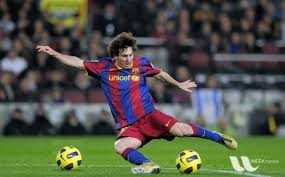
#> input picture OpenCV/messi.jpg, 285 x 177 px
$ python edgeDetection.py   (older library calls are emulated)
#> lines starting #> are read from the running program, lines starting #| are printed output that depends on the picture
import cv2
import numpy as np

img = cv2.imread('messi.jpg')
#> img is the input picture: shape (177, 285, 3); mean B, G, R 72.5, 85.7, 82.4

laplacian = cv2.Laplacian(img, cv2.CV_64F)
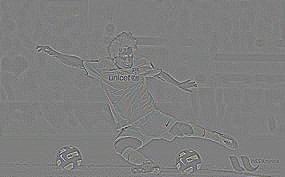
#> laplacian: shape (177, 285, 3) float64; mean B, G, R 0, 0, 0; drawn with min black and max white
sobelx = cv2.Sobel(img, cv2.CV_64F, 1, 0, ksize=5)
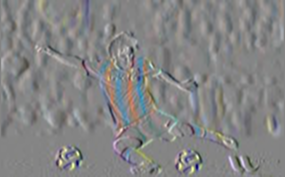
#> sobelx: shape (177, 285, 3) float64; mean B, G, R 2.6, 1.5, 0.7; drawn with min black and max white
sobely = cv2.Sobel(img, cv2.CV_64F, 0, 1, ksize=5)
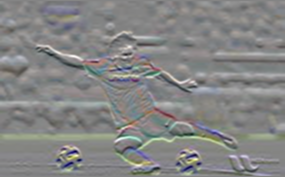
#> sobely: shape (177, 285, 3) float64; mean B, G, R 10.6, 52.9, 23.8; drawn with min black and max white
edges = cv2.Canny(img, 10, 300)
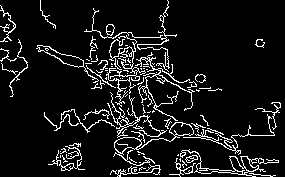
#> edges: shape (177, 285); 9.1% white in thin lines or dots


cv2.imshow('img',img)
cv2.imshow('laplacian',laplacian)
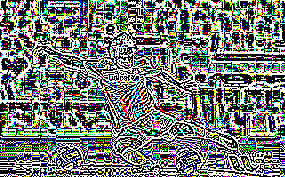
#> window 'laplacian': shape (177, 285, 3); mean B, G, R 120.6, 118.9, 119.3
cv2.imshow('sobely',sobely)
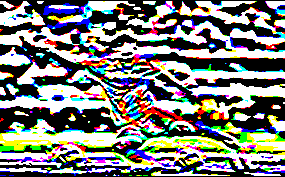
#> window 'sobely': shape (177, 285, 3); mean B, G, R 122.7, 126, 125.4
cv2.imshow('sobelx',sobelx)
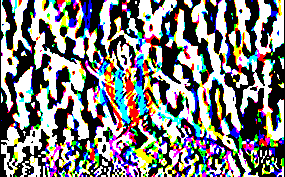
#> window 'sobelx': shape (177, 285, 3); mean B, G, R 126.3, 126.6, 126.6
cv2.imshow('edges',edges)


cv2.waitKey()
